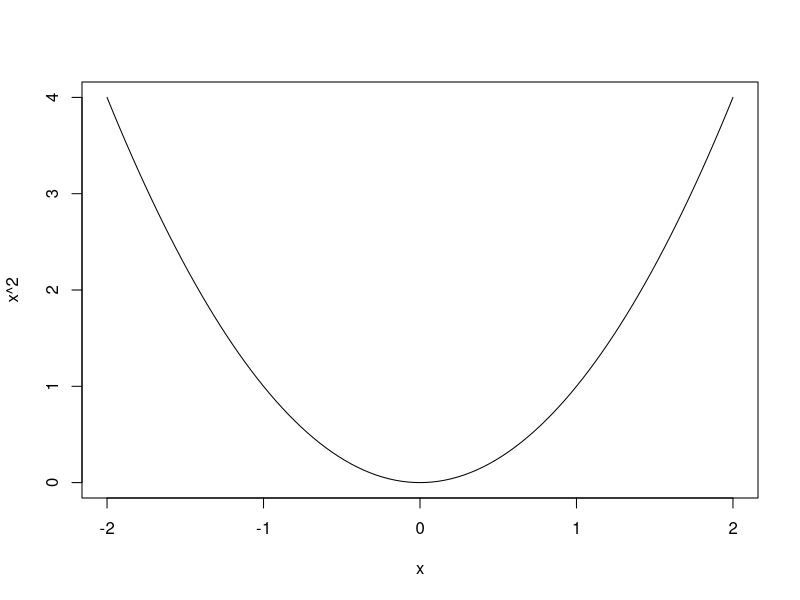
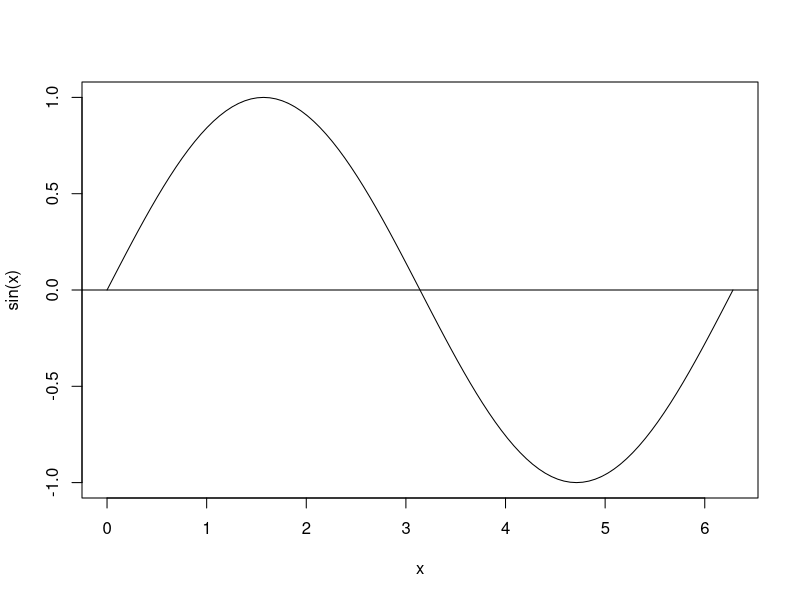

The R script that drew these images, in order:
# Title     : TODO
# Objective : TODO
# Created by: llla
# Created on: 2021/3/3

sqrt(6.25)
exp(1)
log10(10000)
curve(x^2, -2, 2)

curve(sin(x), 0, 2 * pi)
abline(h = 0)
